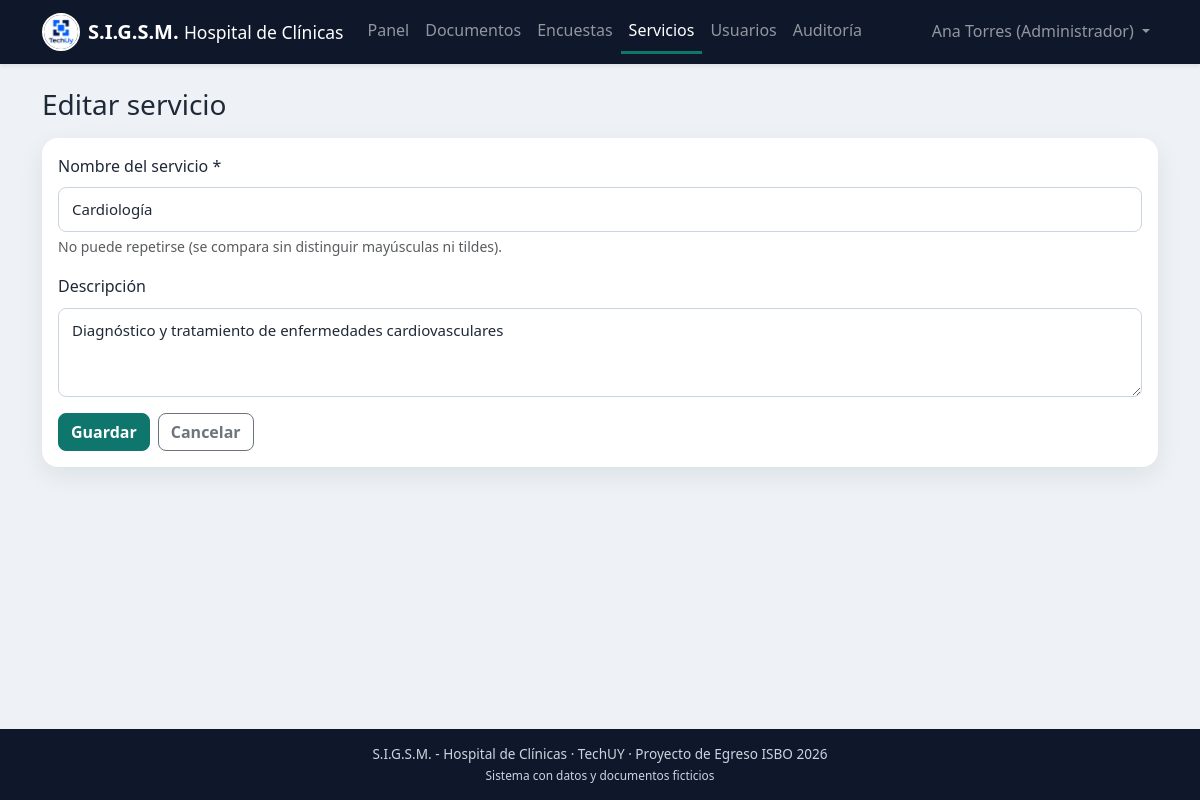
The page /admin/editar_servicio.php?id=1 (signed in) on the database its author committed.
### tables this page shows
CREATE TABLE especialidad (
  id_especialidad  INT AUTO_INCREMENT,
  nombre           VARCHAR(100) NOT NULL,
  descripcion      TEXT NULL,
  activo           TINYINT(1) NOT NULL DEFAULT 1,
  CONSTRAINT pk_especialidad PRIMARY KEY (id_especialidad),
  CONSTRAINT uq_especialidad_nombre UNIQUE (nombre)
);

### includes/funciones.php (called while the page is built, shortened)
<?php
function e($texto): string
{
    return htmlspecialchars((string) $texto, ENT_QUOTES, 'UTF-8');
}

### includes/form_servicio.php (the view, shortened to what this page needs)
<form method="post" class="card card-body" novalidate>
    <div class="mb-3">
        <label for="nombre" class="form-label">Nombre del servicio *</label>
        <input type="text" id="nombre" name="nombre" class="form-control" maxlength="100" required value="<?= e($servicio['nombre']) ?>">
        <div class="form-text">No puede repetirse (se compara sin distinguir mayúsculas ni tildes).</div>
    </div>
    <div class="mb-3">
        <label for="descripcion" class="form-label">Descripción</label>
        <textarea id="descripcion" name="descripcion" class="form-control" rows="3" maxlength="1000"><?= e($servicio['descripcion']) ?></textarea>
    </div>
    <div class="d-flex gap-2">
        <button type="submit" class="btn btn-primary">Guardar</button>
        <a href="servicios.php" class="btn btn-outline-secondary">Cancelar</a>
    </div>
</form>

### public/css/estilos.css (style rules this page uses)
:root { --sigsm-primario: #0f766e; --sigsm-primario-hover: #115e59; --sigsm-fondo: #eef2f6; --sigsm-tarjeta: #ffffff; --sigsm-texto: #1f2937; --sigsm-borde: #cbd5e1; --sigsm-error: #ef4444; --sigsm-oscuro: #0f172a; --bs-primary: #0f766e; --bs-primary-rgb: 15, 118, 110; --bs-link-color: #0f766e; --bs-link-hover-color: #115e59; --bs-body-color: #1f2937; --bs-danger: #ef4444; }
body { background-color: var(--sigsm-fondo); color: var(--sigsm-texto); min-height: 100vh; display: flex; flex-direction: column; line-height: 1.6; }
.btn { border-radius: 8px; font-weight: 600; }
.btn-primary { --bs-btn-bg: #0f766e; --bs-btn-border-color: #0f766e; --bs-btn-hover-bg: #115e59; --bs-btn-hover-border-color: #115e59; --bs-btn-active-bg: #115e59; --bs-btn-active-border-color: #115e59; --bs-btn-disabled-bg: #0f766e; --bs-btn-disabled-border-color: #0f766e; }
.form-control, .form-select { border: 1px solid var(--sigsm-borde); border-radius: 8px; padding: 10px 13px; font-size: 15px; }
.card { background: var(--sigsm-tarjeta); border: none; border-radius: 16px; box-shadow: 0 8px 24px rgba(15, 23, 42, 0.08); }

### rows shown on the page
especialidad: nombre "Cardiología", descripcion "Diagnóstico y tratamiento de enfermedades cardiovasculares"

### other values the page prints
$texto "Panel Documentos Encuestas Servicios Usuarios Auditoría"
$_SESSION['nombre'] "Ana Torres"
